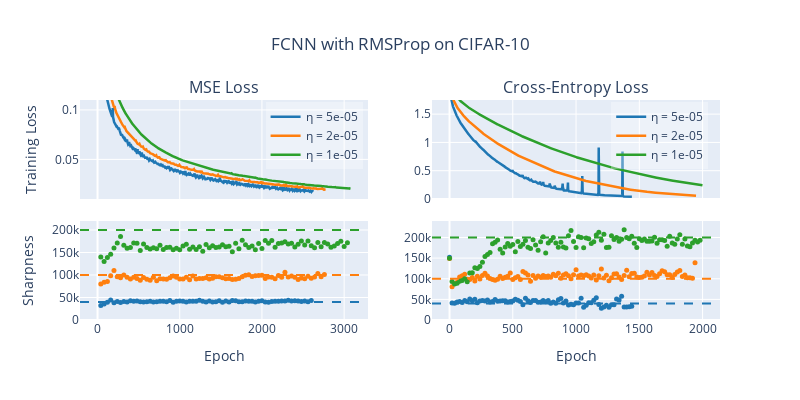

The cell this chart's notebook holds for it:
### Code cell
model_ids_mse = [13, 14, 15]
model_ids_ce = [16, 17, 18]
functions.plot_rmsprop_fcnn_data(md, out, model_ids_mse, model_ids_ce)

### Figure 1 — Plotly figure (JSON) as saved in the notebook; plotly's stock layout.template omitted (floating-point values rounded to 4 significant figures; data arrays with more than 128 entries replaced by an {"elided": "..."} marker saying what was removed)
{"data": [{"legend": "legend", "line": {"width": 2.5}, "marker": {"color": "#1F77B4"}, "name": "η = 5e-05", "showlegend": true, "type": "scatter", "x": {"elided": "3078 int values"}, "xaxis": "x", "y": {"elided": "4000 float values"}, "yaxis": "y"}, {"marker": {"color": "#1F77B4", "size": 5}, "mode": "markers", "name": "Sharpness of Effective Hessian", "showlegend": false, "type": "scatter", "x": {"elided": "3078 int values"}, "xaxis": "x3", "y": {"elided": "4000 float values"}, "yaxis": "y3"}, {"legend": "legend", "line": {"width": 2.5}, "marker": {"color": "#FF7F0E"}, "name": "η = 2e-05", "showlegend": true, "type": "scatter", "x": {"elided": "3078 int values"}, "xaxis": "x", "y": {"elided": "4000 float values"}, "yaxis": "y"}, {"marker": {"color": "#FF7F0E", "size": 5}, "mode": "markers", "name": "Sharpness of Effective Hessian", "showlegend": false, "type": "scatter", "x": {"elided": "3078 int values"}, "xaxis": "x3", "y": {"elided": "4000 float values"}, "yaxis": "y3"}, {"legend": "legend", "line": {"width": 2.5}, "marker": {"color": "#2CA02C"}, "name": "η = 1e-05", "showlegend": true, "type": "scatter", "x": {"elided": "3078 int values"}, "xaxis": "x", "y": {"elided": "4000 float values"}, "yaxis": "y"}, {"marker": {"color": "#2CA02C", "size": 5}, "mode": "markers", "name": "Sharpness of Effective Hessian", "showlegend": false, "type": "scatter", "x": {"elided": "3078 int values"}, "xaxis": "x3", "y": {"elided": "4000 float values"}, "yaxis": "y3"}, {"legend": "legend2", "line": {"width": 2.5}, "marker": {"color": "#1F77B4"}, "name": "η = 5e-05", "showlegend": true, "type": "scatter", "x": {"elided": "2000 int values"}, "xaxis": "x2", "y": {"elided": "2000 float values"}, "yaxis": "y2"}, {"marker": {"color": "#1F77B4", "size": 5}, "mode": "markers", "name": "Sharpness of Effective Hessian", "showlegend": false, "type": "scatter", "x": {"elided": "2000 int values"}, "xaxis": "x4", "y": {"elided": "2000 float values"}, "yaxis": "y4"}, {"legend": "legend2", "line": {"width": 2.5}, "marker": {"color": "#FF7F0E"}, "name": "η = 2e-05", "showlegend": true, "type": "scatter", "x": {"elided": "2000 int values"}, "xaxis": "x2", "y": {"elided": "2000 float values"}, "yaxis": "y2"}, {"marker": {"color": "#FF7F0E", "size": 5}, "mode": "markers", "name": "Sharpness of Effective Hessian", "showlegend": false, "type": "scatter", "x": {"elided": "2000 int values"}, "xaxis": "x4", "y": {"elided": "2000 float values"}, "yaxis": "y4"}, {"legend": "legend2", "line": {"width": 2.5}, "marker": {"color": "#2CA02C"}, "name": "η = 1e-05", "showlegend": true, "type": "scatter", "x": {"elided": "2000 int values"}, "xaxis": "x2", "y": {"elided": "2000 float values"}, "yaxis": "y2"}, {"marker": {"color": "#2CA02C", "size": 5}, "mode": "markers", "name": "Sharpness of Effective Hessian", "showlegend": false, "type": "scatter", "x": {"elided": "2000 int values"}, "xaxis": "x4", "y": {"elided": "2000 float values"}, "yaxis": "y4"}], "layout": {"annotations": [{"font": {"size": 16}, "showarrow": false, "text": "MSE Loss", "x": 0.225, "xanchor": "center", "xref": "paper", "y": 1, "yanchor": "bottom", "yref": "paper"}, {"font": {"size": 16}, "showarrow": false, "text": "Cross-Entropy Loss", "x": 0.775, "xanchor": "center", "xref": "paper", "y": 1, "yanchor": "bottom", "yref": "paper"}], "height": 400, "legend": {"bgcolor": "rgba(255, 255, 255, 0.3)", "x": 0.29, "y": 0.99}, "legend2": {"bgcolor": "rgba(255, 255, 255, 0.3)", "x": 0.83, "y": 0.99}, "shapes": [{"line": {"color": "#1F77B4", "dash": "dash"}, "type": "line", "x0": 0, "x1": 1, "xref": "x3 domain", "y0": 40000, "y1": 40000, "yref": "y3"}, {"line": {"color": "#FF7F0E", "dash": "dash"}, "type": "line", "x0": 0, "x1": 1, "xref": "x3 domain", "y0": 100000.0, "y1": 100000.0, "yref": "y3"}, {"line": {"color": "#2CA02C", "dash": "dash"}, "type": "line", "x0": 0, "x1": 1, "xref": "x3 domain", "y0": 200000.0, "y1": 200000.0, "yref": "y3"}, {"line": {"color": "#1F77B4", "dash": "dash"}, "type": "line", "x0": 0, "x1": 1, "xref": "x4 domain", "y0": 40000, "y1": 40000, "yref": "y4"}, {"line": {"color": "#FF7F0E", "dash": "dash"}, "type": "line", "x0": 0, "x1": 1, "xref": "x4 domain", "y0": 100000.0, "y1": 100000.0, "yref": "y4"}, {"line": {"color": "#2CA02C", "dash": "dash"}, "type": "line", "x0": 0, "x1": 1, "xref": "x4 domain", "y0": 200000.0, "y1": 200000.0, "yref": "y4"}], "title": {"text": "FCNN with RMSProp on CIFAR-10", "x": 0.5}, "width": 800, "xaxis": {"anchor": "y", "domain": [0, 0.45], "matches": "x3", "showticklabels": false, "title": {"text": ""}}, "xaxis2": {"anchor": "y2", "domain": [0.55, 1], "matches": "x4", "showticklabels": false, "title": {"text": ""}}, "xaxis3": {"anchor": "y3", "domain": [0, 0.45], "title": {"text": "Epoch"}}, "xaxis4": {"anchor": "y4", "domain": [0.55, 1], "title": {"text": "Epoch"}}, "yaxis": {"anchor": "x", "domain": [0.55, 1], "range": [0.01, 0.11], "title": {"text": "Training Loss"}}, "yaxis2": {"anchor": "x2", "domain": [0.55, 1], "range": [0, 1.75], "title": {"text": ""}}, "yaxis3": {"anchor": "x3", "domain": [0, 0.45], "range": [0, 220000], "title": {"text": "Sharpness"}}, "yaxis4": {"anchor": "x4", "domain": [0, 0.45], "range": [0, 240000.0], "title": {"text": ""}}}}
